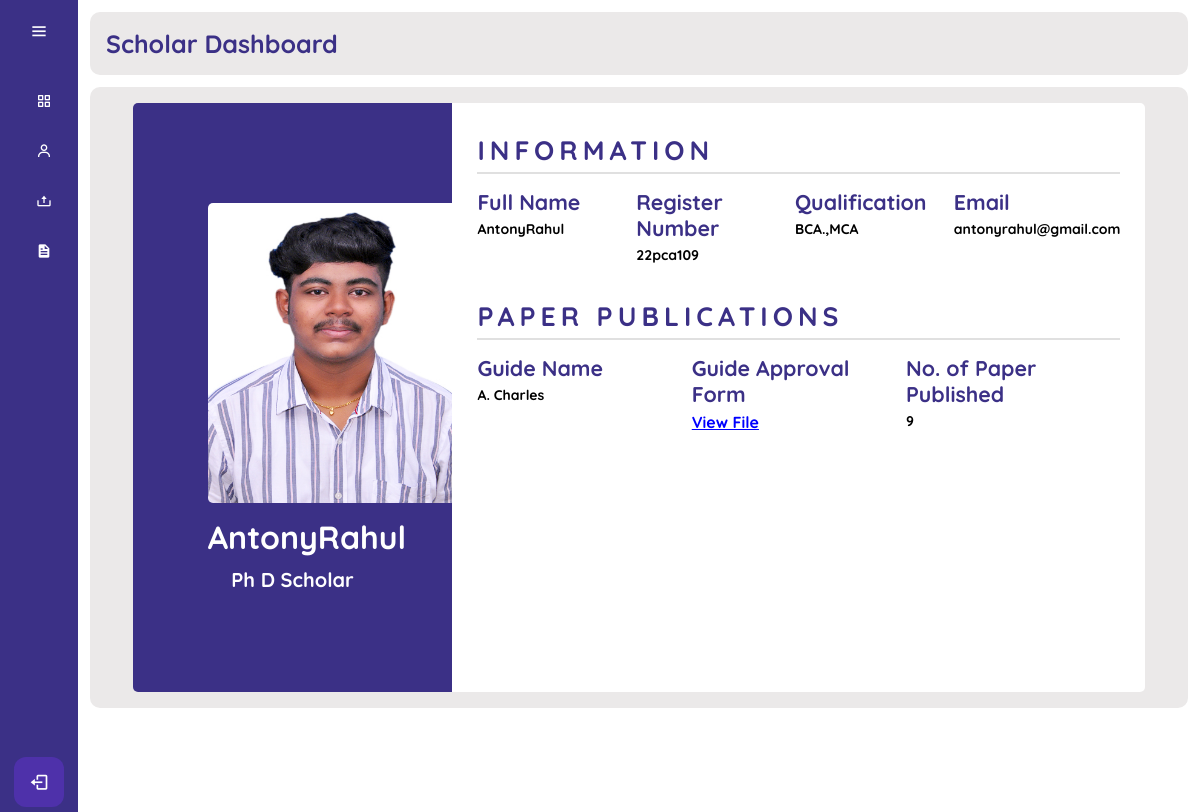
The page /SD/profile.php (signed in) on the database its author committed.
### tables this page shows
CREATE TABLE IF NOT EXISTS `user_details` (
  `s_id` varchar(100) NOT NULL,
  `email` varchar(100) NOT NULL,
  `name` varchar(100) NOT NULL,
  `guidename` varchar(100) NOT NULL,
  `quali` varchar(100) NOT NULL,
  `npaper` varchar(100) NOT NULL,
  `file` varchar(100) NOT NULL,
  `img` varchar(255) NOT NULL
);

### SD/profile.php (the view, shortened to what this page needs)
<?php
if ($_SESSION['s_id'] && $_SESSION['position'] == 'stud') {
?>
<!DOCTYPE html>
<html lang="en">
<head>
    <link href='https://unpkg.com/boxicons@2.1.4/css/boxicons.min.css' rel='stylesheet'>
    <link rel="stylesheet" href="profile.css" />
    <link rel="stylesheet" href="dstyle.css">
</head>
<body>
    <?php include "dashboard.php"; ?>
    <?php
    include("../database/dbase.php");
    $id = $_SESSION['s_id'];
    $sql = "Select * from user_details where s_id='$id'";
    $result = mysqli_query($cn, "$sql");
    $row = $result->fetch_assoc();
    $profilename = $row['name'];
    $quali = $row['quali'];
    $email = $row['email'];
    $s_id = $row['s_id'];
    $guidename = $row['guidename'];
    $paper = $row['npaper'];
    $file = $row['file'];
    $image = $row['img'];
    ?>
    <div class="profilecard">
        <div class="wrapper">
            <div class="left">
            <img src="<?php echo $image; ?>" alt="userimage"/>
                <h4><?php echo $profilename ?></h4>
                <p>Ph D Scholar</p>
            </div>
            <div class="right">
                <div class="info">
                    <h3>Information</h3>
                    <div class="info_data">
                        <div class="data">
                            <h4>Full Name</h4>
                            <p><?php echo $profilename ?></p>
                        </div>
                        <div class="data">
                            <h4>Register Number</h4>
                            <p><?php echo $s_id ?></p>
                        </div>
                        <div class="data">
                            <h4>Qualification</h4>
                            <p><?php echo $quali ?></p>
                        </div>
                        <div class="data">
                            <h4>Email</h4>
                            <p><?php echo $email ?></p>
                        </div>
                    </div>
                </div>
                <div class="projects">
                    <h3>Paper Publications</h3>
                    <div class="projects_data">
                        <div class="data">
                            <h4>Guide Name</h4>
                            <p><?php echo $guidename ?></p>
                        </div>
                        <div class="data">
                            <h4>Guide Approval Form</h4>
                            <a href="<?php echo $file; ?> "target="_blank" title="View Approval Form">View File</a>
                        </div>
                        <div class="data">
                            <h4>No. of Paper Published</h4>
                            <p><?php echo $paper ?></p>
                        </div>
                    </div>
                </div>
            </div>
        </div>
    </div>
</body>
</html>
<?php
} else {
    header("location:../Login/index.php");
}
?>

### SD/profile.css (style rules this page uses)
.profilecard { position: relative; height: 100%; width: calc(100% - 78px); left: 78px; transition: all 0.5s ease; }
.profilecard .wrapper { background: #ebe9e9; padding: 1rem; border-radius: 10px; color: #3B3086; margin: 12px; }
.wrapper { justify-content: center; display: flex; }
.wrapper .left { width: 30%; background: #3B3086; padding: 100px 75px; border-top-left-radius: 5px; border-bottom-left-radius: 5px; text-align: center; color: #fff; }
.wrapper .left img { height: 300px; width: 250px; border-radius: 5px; margin-bottom: 10px; }
.wrapper .left h4 { margin-bottom: 10px; font-size: 24pt; }
.wrapper .left p { font-size: 20px; }
.wrapper .right { width: 65%; background: #fff; padding: 30px 25px; border-top-right-radius: 5px; border-bottom-right-radius: 5px; }
.wrapper .right .info, .wrapper .right .projects { margin-bottom: 25px; }
.wrapper .right .info h3, .wrapper .right .projects h3 { font-size: 20pt; margin-bottom: 15px; padding-bottom: 5px; border-bottom: 2px solid #e0e0e0; color: #3B3086; text-transform: uppercase; letter-spacing: 5px; }
.wrapper .right .info_data, .wrapper .right .projects_data { display: flex; justify-content: space-between; }
.wrapper .right .projects_data a { transition: all 0.3s ease; color: blue; }
.wrapper .right .info_data .data, .wrapper .right .projects_data .data { width: 45%; }
.wrapper .right .info_data .data h4, .wrapper .right .projects_data .data h4 { color: #3B3086; font-size: 16pt; margin-bottom: 5px; }
.wrapper .right .info_data .data p, .wrapper .right .projects_data .data p { font-size: 14px; margin-bottom: 10px; color: black; }

### SD/dstyle.css (style rules this page uses)
* { margin: 0; padding: 0; box-sizing: border-box; font-weight: bold; font-family: 'Quicksand', sans-serif; }
body { position: relative; min-height: 100vh; width: 100%; overflow: auto; }

### rows shown on the page
user_details: img (picture), name "AntonyRahul", s_id "22pca109", quali "BCA.,MCA", email "antonyrahul@gmail.com", guidename "A. Charles", npaper "9"
